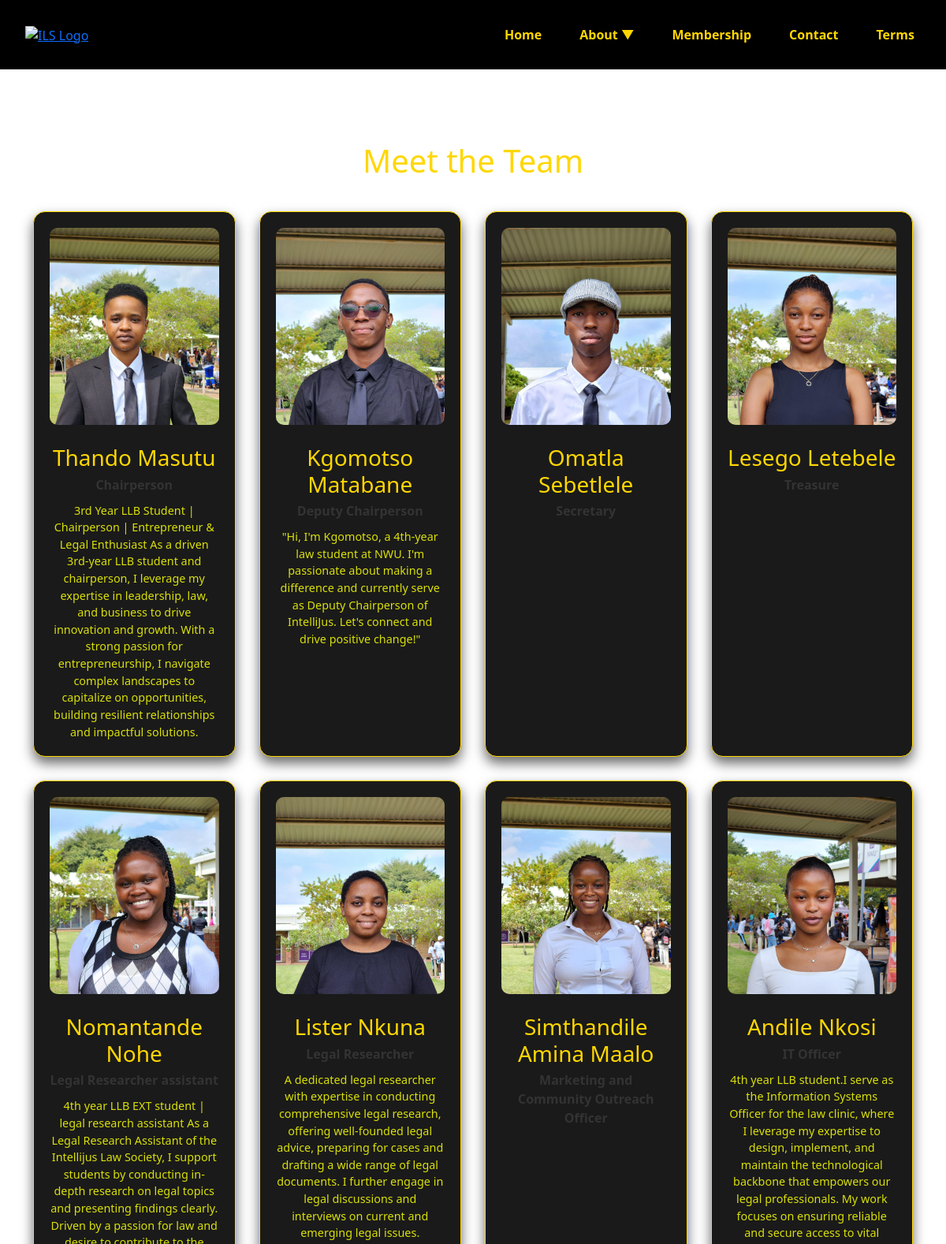
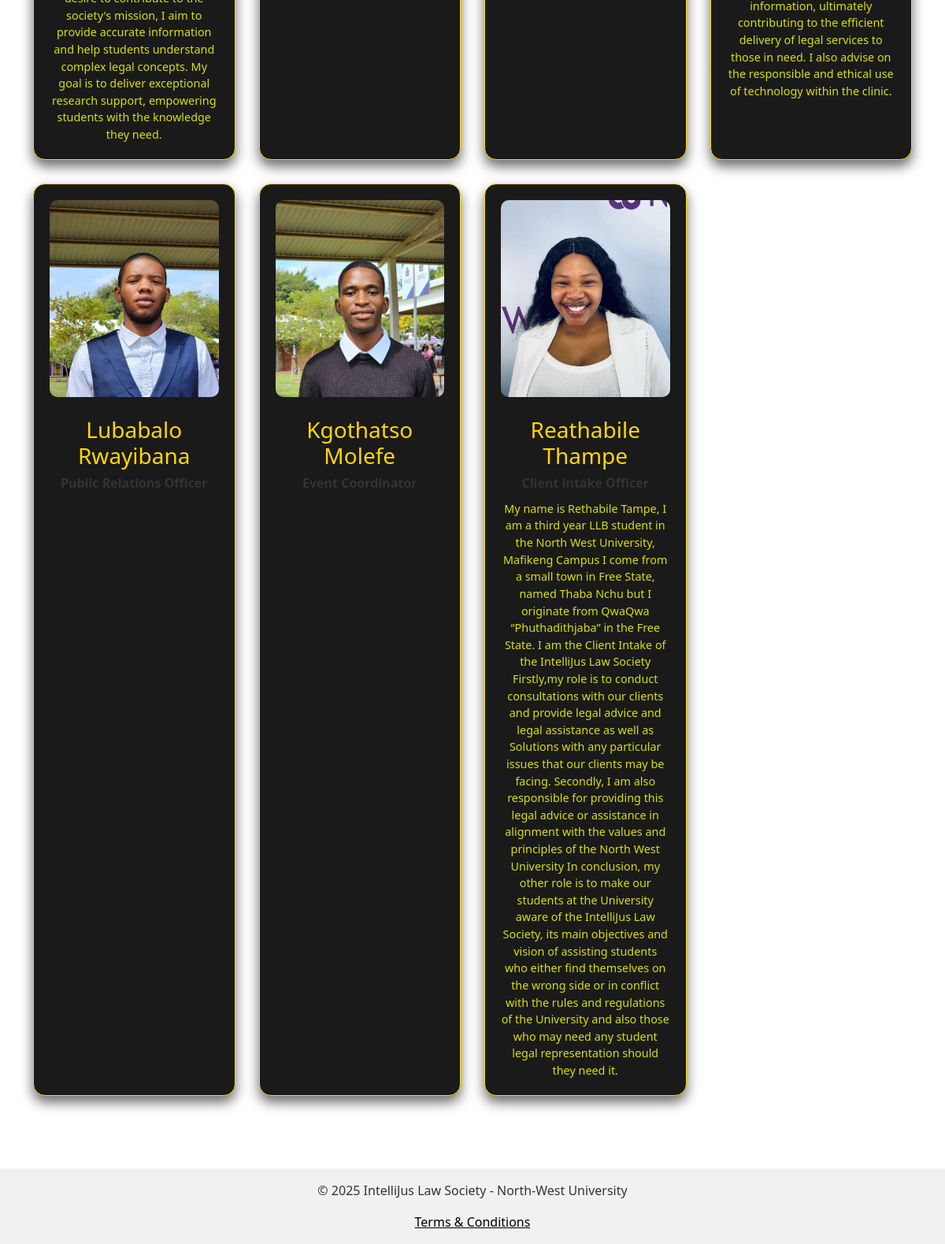
Page /team/ on the committed database (2 pictures, top to bottom).
### core/models.py (models this page shows, shortened)
class TeamMember(models.Model):
    name = models.CharField(max_length=100)
    role = models.CharField(max_length=100)
    photo = models.ImageField(upload_to='member_photos/')
    bio = models.TextField(blank=True)

### core/views.py (the view)
# urls.py: path('team/', views.team, name='team'),
def team(request):
    members = TeamMember.objects.all()
    return render(request, 'team.html', {'team': members})

### core/templates/team.html
{% extends 'base.html' %}
{% block content %}
<section class="team" style="background: white;">
  <div class="container">
    <h2>Meet the Team</h2>
    <div class="team-grid">
      {% for member in team %}
      <div class="team-card" data-aos="zoom-in">
        <img src="{{ member.photo.url }}" alt="{{ member.name }}">
        <h3>{{ member.name }}</h3>
        <p>{{ member.role }}</p>
        <small>{{ member.bio }}</small>
      </div>
      {% endfor %}
    </div>
  </div>
</section>
{% endblock %}

### core/templates/base.html (shortened to what this page needs)
{% load static %}
<!DOCTYPE html>
<html lang="en">
<head>
    <link rel="stylesheet" href="/static/css/style.css">
    <link rel="stylesheet" href="https://cdnjs.cloudflare.com/ajax/libs/aos/2.3.4/aos.css">
    <link href="https://cdn.jsdelivr.net/npm/bootstrap@5.3.0/dist/css/bootstrap.min.css" rel="stylesheet">
</head>
<body>
  <header>
    <nav>
      <div class="logo">
        <a href="{% url 'home' %}">
          <img src="{% static 'images/logo.png' %}" alt="ILS Logo" style="height: 50px; width: auto;" />
        </a>
      </div>
      <ul class="navbar">
        <li><a href="/">Home</a></li>
        <li class="dropdown">
          <a href="#" class="dropbtn">About ▼</a>
        </li>
        <li><a href="/membership/">Membership</a></li>
        <li><a href="/contact/">Contact</a></li>
        <li><a href="/terms/">Terms</a></li>
      </ul>
    </nav>
  </header>
    <main>
        {% block content %}{% endblock %}
    </main>
    <footer>
        <p>&copy; 2025 IntelliJus Law Society - North-West University</p>
        <nav>
            <a href="{% url 'terms' %}" style="color: black; text-decoration: underline;">Terms & Conditions</a>
          </nav>
    </footer>
</body>
</html>

### core/static/css/style.css (style rules this page uses)
body { background: white; color: #000; font-family: 'Segoe UI', sans-serif; line-height: 1.6; margin: 0; padding: 0; overflow-x: hidden; }
* { box-sizing: border-box; }
.container { max-width: 1100px; margin: auto; padding: 2rem; }
h1, h2, h3, h4 { font-weight: 600; color: #111; margin-bottom: 1rem; }
p { font-size: 1rem; color: #333; }
header nav { display: flex; justify-content: space-between; align-items: center; background: black; padding: 1rem 2rem; position: relative; z-index: 1000; }
.navbar { list-style: none; display: flex; gap: 2rem; margin: 0; padding: 0; align-items: center; }
.navbar li a { color: gold; text-decoration: none; font-weight: 600; padding: 0.5rem; display: block; transition: color 0.3s; }
.team { background-color: #121212; padding: 60px 20px; color: white; text-align: center; }
.team h2 { color: gold; font-size: 2.5rem; margin-bottom: 40px; }
.team-grid { display: grid; grid-template-columns: repeat(auto-fit, minmax(220px, 1fr)); gap: 30px; max-width: 1200px; margin: 0 auto; }
.team-card { background-color: #1a1a1a; border: 1px solid gold; border-radius: 15px; padding: 20px; box-shadow: 0 8px 16px rgba(0,0,0,0.6); transition: transform 0.3s ease; }
.team-card img { width: 100%; height: 250px; object-fit: cover; border-radius: 10px; margin-bottom: 15px; }
.team-card h3 { color: gold; margin: 10px 0 5px; }
.team-card p { font-weight: bold; margin-bottom: 10px; }
.team-card small { color: #d9e00a; font-size: 0.9rem; display: block; }
footer { text-align: center; padding: 1rem; background: #f1f1f1; color: #333; }

### rows in the picture
TeamMember: photo (picture), name "Thando Masutu", role "Chairperson", bio "3rd Year LLB Student | Chairperson | Entrepreneur & Legal Enthusiast As a driven 3rd-year LLB student and chairperson, I leverage my expertise in leadership, law, and business to drive innovation and growth. With a strong passion for entrepreneurship, I navigate complex landscapes to capitalize on opportunities, building resilient relationships and impactful solutions."
TeamMember: photo (picture), name "Kgomotso Matabane", role "Deputy Chairperson", bio "\"Hi, I'm Kgomotso, a 4th-year law student at NWU. I'm passionate about making a difference and currently serve as Deputy Chairperson of IntelliJus. Let's connect and drive positive change!\""
TeamMember: photo (picture), name "Omatla Sebetlele", role "Secretary"
TeamMember: photo (picture), name "Lesego Letebele", role "Treasure"
TeamMember: photo (picture), name "Nomantande Nohe", role "Legal Researcher assistant", bio "4th year LLB EXT student | legal research assistant As a Legal Research Assistant of the Intellijus Law Society, I support students by conducting in-depth research on legal topics and presenting findings clearly. Driven by a passion for law and desire to contribute to the society's mission, I aim to provide accurate information and help students understand complex legal concepts. My goal is to deliver exceptional research support, empowering students with the knowledge they need."
TeamMember: photo (picture), name "Lister Nkuna", role "Legal Researcher", bio "A dedicated legal researcher with expertise in conducting comprehensive legal research, offering well-founded legal advice, preparing for cases and drafting a wide range of legal documents. I further engage in legal discussions and interviews on current and emerging legal issues."
TeamMember: photo (picture), name "Simthandile Amina Maalo", role "Marketing and Community Outreach Officer"
TeamMember: photo (picture), name "Andile Nkosi", role "IT Officer", bio "4th year LLB student.I serve as the Information Systems Officer for the law clinic, where I leverage my expertise to design, implement, and maintain the technological backbone that empowers our legal professionals. My work focuses on ensuring reliable and secure access to vital information, ultimately contributing to the efficient delivery of legal services to those in need. I also advise on the responsible and ethical use of technology within the clinic."
TeamMember: photo (picture), name "Lubabalo Rwayibana", role "Public Relations Officer"
TeamMember: photo (picture), name "Kgothatso Molefe", role "Event Coordinator"
TeamMember: photo (picture), name "Reathabile Thampe", role "Client intake Officer", bio "My name is Rethabile Tampe, I am a third year LLB student in the North West University, Mafikeng Campus I come from a small town in Free State, named Thaba Nchu but I originate from QwaQwa “Phuthadithjaba” in the Free State. I am the Client Intake of the IntelliJus Law Society Firstly,my role is to conduct consultations with our clients and provide legal advice and legal assistance as well as Solutions with any particular issues that our clients may be facing. Secondly, I am also responsible for providing this legal advice or assistance in alignment with the values and principles of the North West University In conclusion, my other role is to make our students at the University aware of the…"
